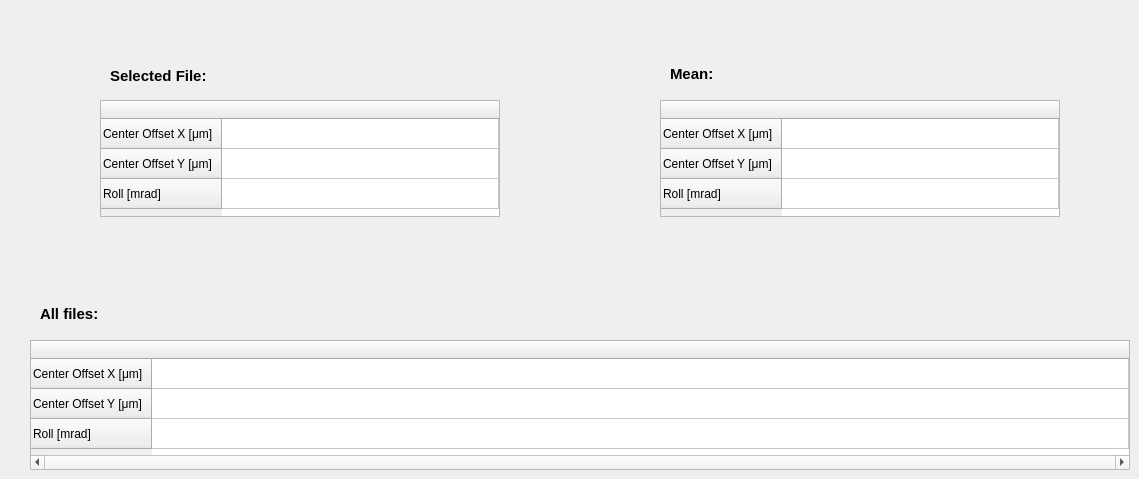
         <widget class="QWidget" name="residual_tables">
          <attribute name="title">
           <string>Roll and Center Offset</string>
          </attribute>
          <widget class="QTableWidget" name="table_one_file">
           <property name="enabled">
            <bool>true</bool>
           </property>
           <property name="geometry">
            <rect>
             <x>100</x>
             <y>100</y>
             <width>400</width>
             <height>117</height>
            </rect>
           </property>
           <property name="sizePolicy">
            <sizepolicy hsizetype="Expanding" vsizetype="MinimumExpanding">
             <horstretch>0</horstretch>
             <verstretch>0</verstretch>
            </sizepolicy>
           </property>
           <property name="minimumSize">
            <size>
             <width>400</width>
             <height>117</height>
            </size>
           </property>
           <property name="maximumSize">
            <size>
             <width>600</width>
             <height>117</height>
            </size>
           </property>
           <property name="layoutDirection">
            <enum>Qt::LeftToRight</enum>
           </property>
           <property name="autoFillBackground">
            <bool>false</bool>
           </property>
           <property name="verticalScrollBarPolicy">
            <enum>Qt::ScrollBarAlwaysOff</enum>
           </property>
           <property name="autoScroll">
            <bool>true</bool>
           </property>
           <property name="editTriggers">
            <set>QAbstractItemView::NoEditTriggers</set>
           </property>
           <attribute name="horizontalHeaderCascadingSectionResizes">
            <bool>false</bool>
           </attribute>
           <attribute name="horizontalHeaderDefaultSectionSize">
            <number>100</number>
           </attribute>
           <attribute name="horizontalHeaderMinimumSectionSize">
            <number>80</number>
           </attribute>
           <attribute name="horizontalHeaderStretchLastSection">
            <bool>true</bool>
           </attribute>
           <row>
            <property name="text">
             <string>Center Offset X [μm]</string>
            </property>
           </row>
           <row>
            <property name="text">
             <string>Center Offset Y [μm]</string>
            </property>
           </row>
           <row>
            <property name="text">
             <string>Roll [mrad]</string>
            </property>
           </row>
           <column>
            <property name="text">
             <string/>
            </property>
           </column>
          </widget>
          <widget class="QTableWidget" name="table_avg">
           <property name="enabled">
            <bool>true</bool>
           </property>
           <property name="geometry">
            <rect>
             <x>660</x>
             <y>100</y>
             <width>400</width>
             <height>117</height>
            </rect>
           </property>
           <property name="sizePolicy">
            <sizepolicy hsizetype="Expanding" vsizetype="MinimumExpanding">
             <horstretch>0</horstretch>
             <verstretch>0</verstretch>
            </sizepolicy>
           </property>
           <property name="minimumSize">
            <size>
             <width>400</width>
             <height>117</height>
            </size>
           </property>
           <property name="maximumSize">
            <size>
             <width>600</width>
             <height>117</height>
            </size>
           </property>
           <property name="layoutDirection">
            <enum>Qt::LeftToRight</enum>
           </property>
           <property name="autoFillBackground">
            <bool>false</bool>
           </property>
           <property name="verticalScrollBarPolicy">
            <enum>Qt::ScrollBarAlwaysOff</enum>
           </property>
           <property name="autoScroll">
            <bool>true</bool>
           </property>
           <property name="editTriggers">
            <set>QAbstractItemView::NoEditTriggers</set>
           </property>
           <attribute name="horizontalHeaderCascadingSectionResizes">
            <bool>false</bool>
           </attribute>
           <attribute name="horizontalHeaderDefaultSectionSize">
            <number>100</number>
           </attribute>
           <attribute name="horizontalHeaderMinimumSectionSize">
            <number>80</number>
           </attribute>
           <attribute name="horizontalHeaderStretchLastSection">
            <bool>true</bool>
           </attribute>
           <row>
            <property name="text">
             <string>Center Offset X [μm]</string>
            </property>
           </row>
           <row>
            <property name="text">
             <string>Center Offset Y [μm]</string>
            </property>
           </row>
           <row>
            <property name="text">
             <string>Roll [mrad]</string>
            </property>
           </row>
           <column>
            <property name="text">
             <string/>
            </property>
           </column>
          </widget>
          <widget class="QTableWidget" name="table_all_files">
           <property name="enabled">
            <bool>true</bool>
           </property>
           <property name="geometry">
            <rect>
             <x>30</x>
             <y>340</y>
             <width>1100</width>
             <height>130</height>
            </rect>
           </property>
           <property name="sizePolicy">
            <sizepolicy hsizetype="Expanding" vsizetype="MinimumExpanding">
             <horstretch>0</horstretch>
             <verstretch>0</verstretch>
            </sizepolicy>
           </property>
           <property name="minimumSize">
            <size>
             <width>400</width>
             <height>130</height>
            </size>
           </property>
           <property name="maximumSize">
            <size>
             <width>1100</width>
             <height>117</height>
            </size>
           </property>
           <property name="layoutDirection">
            <enum>Qt::LeftToRight</enum>
           </property>
           <property name="autoFillBackground">
            <bool>false</bool>
           </property>
           <property name="verticalScrollBarPolicy">
            <enum>Qt::ScrollBarAlwaysOff</enum>
           </property>
           <property name="horizontalScrollBarPolicy">
            <enum>Qt::ScrollBarAlwaysOn</enum>
           </property>
           <property name="autoScroll">
            <bool>true</bool>
           </property>
           <property name="editTriggers">
            <set>QAbstractItemView::NoEditTriggers</set>
           </property>
           <attribute name="horizontalHeaderCascadingSectionResizes">
            <bool>false</bool>
           </attribute>
           <attribute name="horizontalHeaderDefaultSectionSize">
            <number>100</number>
           </attribute>
           <attribute name="horizontalHeaderMinimumSectionSize">
            <number>80</number>
           </attribute>
           <attribute name="horizontalHeaderStretchLastSection">
            <bool>true</bool>
           </attribute>
           <row>
            <property name="text">
             <string>Center Offset X [μm]</string>
            </property>
           </row>
           <row>
            <property name="text">
             <string>Center Offset Y [μm]</string>
            </property>
           </row>
           <row>
            <property name="text">
             <string>Roll [mrad]</string>
            </property>
           </row>
           <column>
            <property name="text">
             <string/>
            </property>
           </column>
          </widget>
          <widget class="QLabel" name="selected_file_label">
           <property name="geometry">
            <rect>
             <x>110</x>
             <y>60</y>
             <width>111</width>
             <height>31</height>
            </rect>
           </property>
           <property name="font">
            <font>
             <pointsize>11</pointsize>
             <weight>75</weight>
             <bold>true</bold>
            </font>
           </property>
           <property name="text">
            <string>Selected File:</string>
           </property>
          </widget>
          <widget class="QLabel" name="mean_label">
           <property name="geometry">
            <rect>
             <x>670</x>
             <y>60</y>
             <width>111</width>
             <height>27</height>
            </rect>
           </property>
           <property name="font">
            <font>
             <pointsize>11</pointsize>
             <weight>75</weight>
             <bold>true</bold>
            </font>
           </property>
           <property name="text">
            <string>Mean:</string>
           </property>
          </widget>
          <widget class="QLabel" name="all_files_label">
           <property name="geometry">
            <rect>
             <x>40</x>
             <y>300</y>
             <width>111</width>
             <height>27</height>
            </rect>
           </property>
           <property name="font">
            <font>
             <pointsize>11</pointsize>
             <weight>75</weight>
             <bold>true</bold>
            </font>
           </property>
           <property name="text">
            <string>All files:</string>
           </property>
          </widget>
         </widget>
